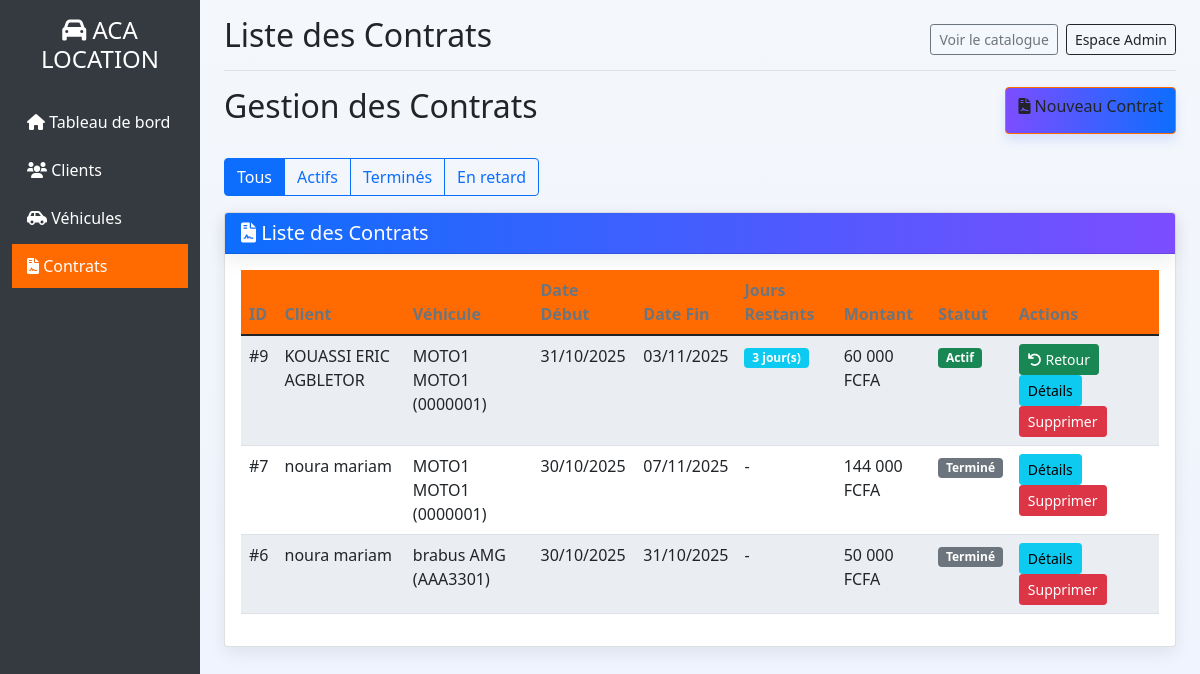
/contrats/, run on an earlier commit of the app's database.
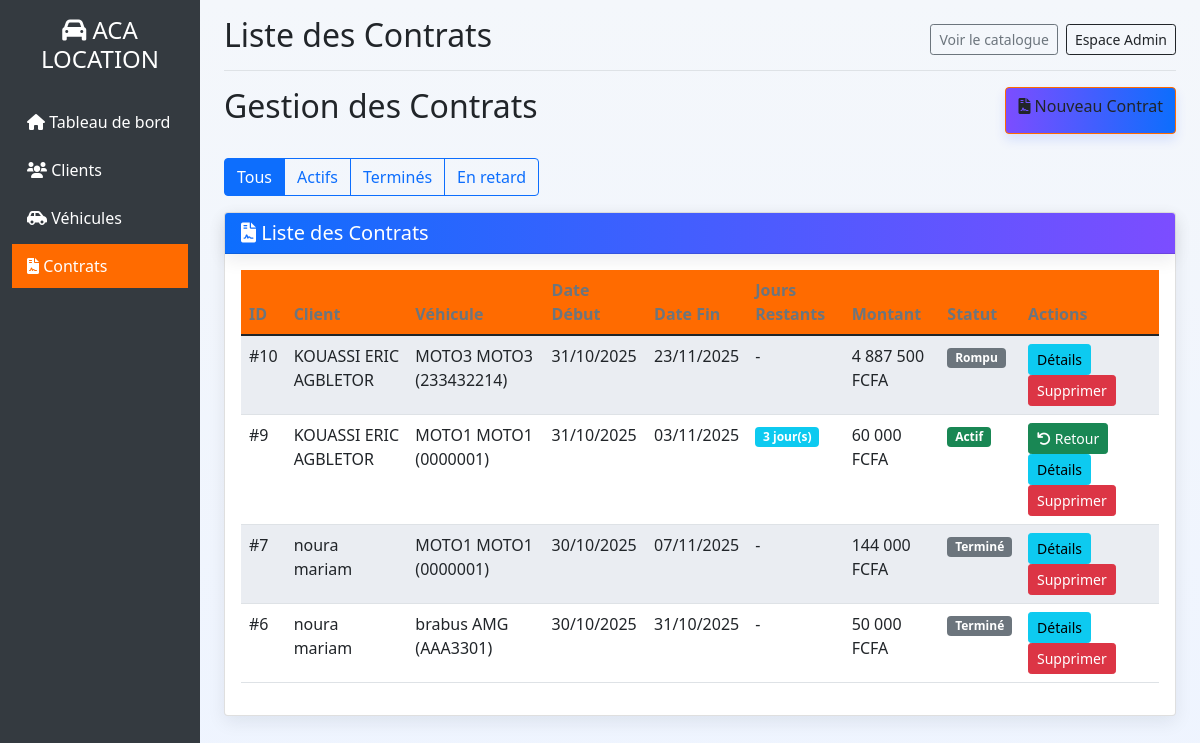
And on a later commit of the database.
### gestion/models.py (models this page shows, shortened)
class Contrat(models.Model):
    STATUT_CHOICES = [
        ('actif', 'Actif'),
        ('termine', 'Terminé'),
        ('en_retard', 'En retard'),
        ('rompu', 'Rompu'),
    ]
    MODE_PAIEMENT = [
        ('carte', 'Carte bancaire'),
        ('virement', 'Virement'),
        ('especes', 'Espèces'),
        ('cheque', 'Chèque'),
        ('mobile', 'Paiement mobile'),
    ]
    client = models.ForeignKey(Client, on_delete=models.CASCADE)
    vehicule = models.ForeignKey(Vehicule, on_delete=models.CASCADE)
    date_creation = models.DateTimeField(auto_now_add=True)
    date_debut = models.DateField()
    date_fin = models.DateField(blank=True, null=True)
    nb_jours = models.IntegerField(validators=[MinValueValidator(1)])
    montant_total = models.DecimalField(max_digits=10, decimal_places=2, blank=True, null=True)
    statut = models.CharField(max_length=20, choices=STATUT_CHOICES, default='actif')
    mode_paiement = models.CharField(max_length=20, choices=MODE_PAIEMENT, default='especes')
    details_paiement = models.JSONField(blank=True, null=True)
    def jours_restants(self):
        aujourdhui = timezone.now().date()
        if aujourdhui > self.date_fin:
            return 0
        return (self.date_fin - aujourdhui).days
    class Meta:
        verbose_name = "Contrat"
        verbose_name_plural = "Contrats"

class Client(models.Model):
    nom = models.CharField(max_length=100)
    prenom = models.CharField(max_length=100)
    telephone = models.CharField(max_length=20)
    email = models.EmailField(blank=True, null=True)
    date_creation = models.DateTimeField(auto_now_add=True)
    def __str__(self):
        return f"{self.prenom} {self.nom}"
    class Meta:
        verbose_name = "Client"
        verbose_name_plural = "Clients"

class Vehicule(models.Model):
    TYPE_VEHICULE = [
        ('voiture', 'Voiture'),
        ('moto', 'Moto'),
    ]
    type_vehicule = models.CharField(max_length=20, choices=TYPE_VEHICULE)
    marque = models.CharField(max_length=100)
    modele = models.CharField(max_length=100)
    annee = models.IntegerField()
    immatriculation = models.CharField(max_length=20, unique=True)
    prix_journalier = models.DecimalField(max_digits=10, decimal_places=2, validators=[MinValueValidator(0)])
    cylindree = models.IntegerField(blank=True, null=True)
    nombre_portes = models.IntegerField(blank=True, null=True)
    disponible = models.BooleanField(default=True)
    image = models.ImageField(upload_to='vehicules/', blank=True, null=True)
    date_ajout = models.DateTimeField(auto_now_add=True)
    def __str__(self):
        return f"{self.marque} {self.modele} ({self.immatriculation})"
    class Meta:
        verbose_name = "Véhicule"
        verbose_name_plural = "Véhicules"
        ordering = ['-date_ajout']
    class Meta:
        verbose_name = "Véhicule"
        verbose_name_plural = "Véhicules"

### gestion/views.py (the view)
# urls.py: path('contrats/', views.liste_contrats, name='liste_contrats'),
def liste_contrats(request):
    statut = request.GET.get('statut')
    if statut:
        contrats = Contrat.objects.filter(statut=statut).order_by('-date_creation')
    else:
        contrats = Contrat.objects.all().order_by('-date_creation')
    return render(request, 'gestion/contrats/liste.html', {'contrats': contrats, 'statut_filtre': statut})

### gestion/templatetags/currency.py (called while the page is built)
@register.filter(is_safe=True)
def format_fcfa(value):
    if value is None:
        return ''
    try:
        val = float(value)
    except Exception:
        try:
            val = float(str(value))
        except Exception:
            return ''
    if val.is_integer():
        formatted = f"{int(val):,}".replace(',', ' ')
        return f"{formatted} FCFA"
    else:
        formatted = f"{val:,.2f}".replace(',', ' ')
        return f"{formatted} FCFA"

### gestion/templates/gestion/contrats/liste.html (shortened to what this page needs)
{% extends 'gestion/base.html' %}
{% load currency %}
{% block page_title %}Liste des Contrats{% endblock %}
{% block content %}
<div class="d-flex justify-content-between mb-4">
    <h2>Gestion des Contrats</h2>
    <a href="{% url 'creer_contrat' %}" class="btn btn-primary-custom">
        <i class="fas fa-file-contract"></i> Nouveau Contrat
    </a>
</div>
<div class="mb-3">
    <div class="btn-group" role="group">
        <a href="?" class="btn btn-outline-primary{% if not statut_filtre %} active{% endif %}">Tous</a>
        <a href="?statut=actif" class="btn btn-outline-primary{% if statut_filtre == 'actif' %} active{% endif %}">Actifs</a>
        <a href="?statut=termine" class="btn btn-outline-primary{% if statut_filtre == 'termine' %} active{% endif %}">Terminés</a>
        <a href="?statut=en_retard" class="btn btn-outline-primary{% if statut_filtre == 'en_retard' %} active{% endif %}">En retard</a>
    </div>
</div>
<div class="card">
    <div class="card-header bg-primary-custom text-white">
        <h5 class="mb-0"><i class="fas fa-file-contract"></i> Liste des Contrats</h5>
    </div>
    <div class="card-body">
        {% if contrats %}
        <div class="table-responsive">
            <table class="table table-striped">
                <thead>
                    <tr>
                        <th>ID</th>
                        <th>Client</th>
                        <th>Véhicule</th>
                        <th>Date Début</th>
                        <th>Date Fin</th>
                        <th>Jours Restants</th>
                        <th>Montant</th>
                        <th>Statut</th>
                        <th>Actions</th>
                    </tr>
                </thead>
                <tbody>
                    {% for contrat in contrats %}
                    <tr>
                        <td>#{{ contrat.id }}</td>
                        <td>{{ contrat.client }}</td>
                        <td>{{ contrat.vehicule }}</td>
                        <td>{{ contrat.date_debut|date:"d/m/Y" }}</td>
                        <td>{{ contrat.date_fin|date:"d/m/Y" }}</td>
                        <td>
                            {% if contrat.statut == 'actif' %}
                                <span class="badge bg-{% if contrat.jours_restants <= 2 %}warning{% else %}info{% endif %}">
                                    {{ contrat.jours_restants }} jour(s)
                                </span>
                            {% else %}
                                -
                            {% endif %}
                        </td>
                        <td>{{ contrat.montant_total|format_fcfa }}</td>
                        <td>
                            <span class="badge bg-{% if contrat.statut == 'actif' %}success{% elif contrat.statut == 'en_retard' %}danger{% else %}secondary{% endif %}">
                                {{ contrat.get_statut_display }}
                            </span>
                        </td>
                        <td>
                            {% if contrat.statut == 'actif' %}
                            <a href="{% url 'retour_contrat' contrat.id %}" class="btn btn-sm btn-success">
                                <i class="fas fa-undo"></i> Retour
                            </a>
                            {% endif %}
                            <a href="{% url 'detail_contrat' contrat.id %}" class="btn btn-sm btn-info">Détails</a>
                            <a href="{% url 'supprimer_contrat' contrat.id %}" class="btn btn-sm btn-danger">Supprimer</a>
                        </td>
                    </tr>
                    {% endfor %}
                </tbody>
            </table>
        </div>
        {% endif %}
    </div>
</div>
{% endblock %}

What changed in the data, as far as the page shows it:
added Contrat: id "10", client "KOUASSI ERIC AGBLETOR", vehicule "MOTO3 MOTO3 (233432214)", date_debut "31/10/2025", date_fin "23/11/2025", montant_total "4 887 500 FCFA", statut "Rompu"
